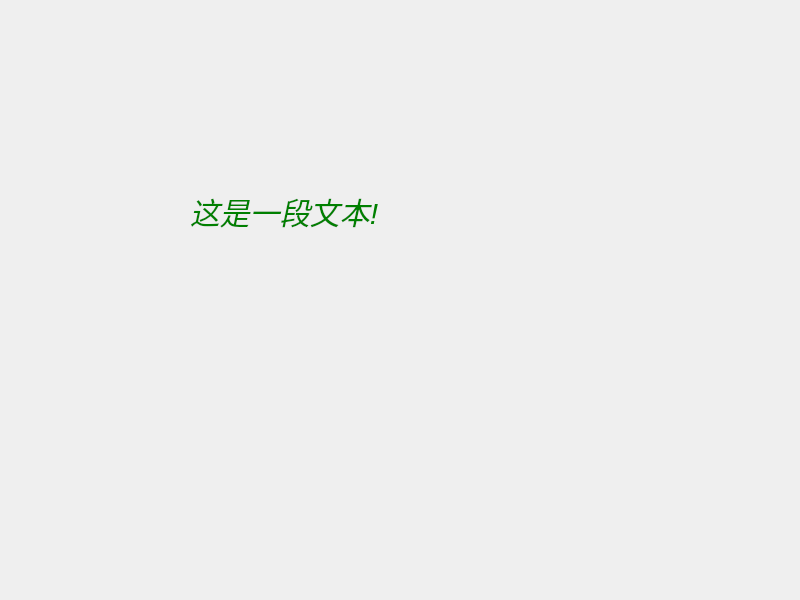
<?xml version="1.0" encoding="UTF-8"?>
<ui version="4.0">
 <class>Widget</class>
 <widget class="QWidget" name="Widget">
  <property name="geometry">
   <rect>
    <x>0</x>
    <y>0</y>
    <width>800</width>
    <height>600</height>
   </rect>
  </property>
  <property name="windowTitle">
   <string>Widget</string>
  </property>
  <widget class="QLabel" name="label">
   <property name="geometry">
    <rect>
     <x>190</x>
     <y>160</y>
     <width>311</width>
     <height>101</height>
    </rect>
   </property>
   <property name="cursor">
    <cursorShape>CrossCursor</cursorShape>
   </property>
   <property name="styleSheet">
    <string notr="true">font-family:&quot;华文仿宋&quot;;
font-style:italic;
font-size:30px;
color:green;</string>
   </property>
   <property name="text">
    <string>这是一段文本!</string>
   </property>
  </widget>
 </widget>
 <resources/>
 <connections/>
</ui>
